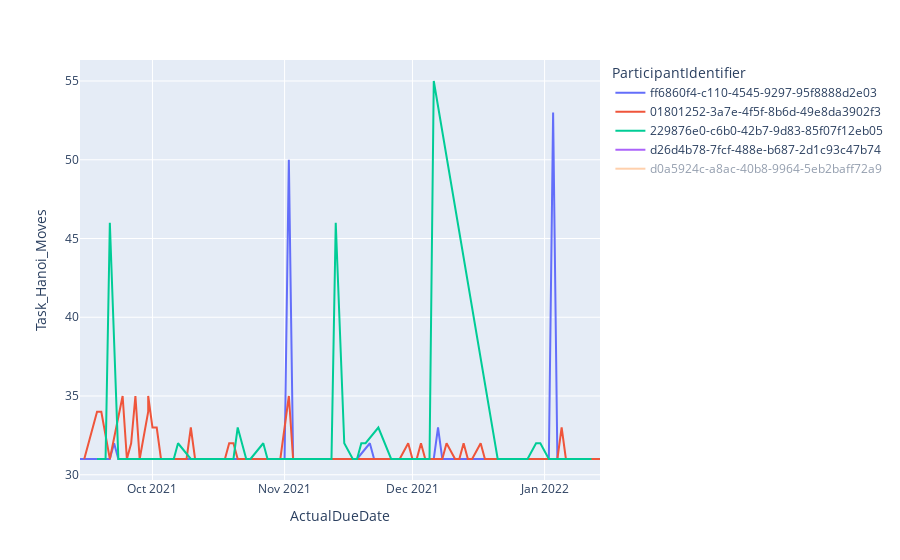

Here is the notebook cell this chart was saved with:
### Code cell
fig = px.line(df, x="ActualDueDate", y="Task_Hanoi_Moves", color='ParticipantIdentifier')
fig.show()

### Figure 1 — Plotly figure (JSON) as saved in the notebook; plotly's stock layout.template omitted (floating-point values rounded to 4 significant figures)
{"data": [{"hovertemplate": "ParticipantIdentifier=ff6860f4-c110-4545-9297-95f8888d2e03<br>ActualDueDate=%{x}<br>Task_Hanoi_Moves=%{y}<extra></extra>", "legendgroup": "ff6860f4-c110-4545-9297-95f8888d2e03", "line": {"color": "#636efa", "dash": "solid"}, "mode": "lines", "name": "ff6860f4-c110-4545-9297-95f8888d2e03", "orientation": "v", "showlegend": true, "type": "scatter", "x": ["2021-09-14", "2021-09-15", "2021-09-16", "2021-09-17", "2021-09-19", "2021-09-21", "2021-09-22", "2021-09-23", "2021-09-24", "2021-09-25", "2021-09-26", "2021-09-27", "2021-09-28", "2021-09-29", "2021-09-30", "2021-10-01", "2021-10-02", "2021-10-03", "2021-10-05", "2021-10-06", "2021-10-07", "2021-10-09", "2021-10-10", "2021-10-11", "2021-10-12", "2021-10-13", "2021-10-14", "2021-10-16", "2021-10-17", "2021-10-18", "2021-10-19", "2021-10-20", "2021-10-21", "2021-10-22", "2021-10-23", "2021-10-24", "2021-10-25", "2021-10-27", "2021-10-28", "2021-10-31", "2021-11-01", "2021-11-02", "2021-11-03", "2021-11-04", "2021-11-05", "2021-11-06", "2021-11-07", "2021-11-08", "2021-11-09", "2021-11-10", "2021-11-11", "2021-11-12", "2021-11-13", "2021-11-14", "2021-11-15", "2021-11-16", "2021-11-17", "2021-11-18", "2021-11-21", "2021-11-22", "2021-11-23", "2021-11-24", "2021-11-25", "2021-11-26", "2021-11-27", "2021-11-28", "2021-11-29", "2021-12-02", "2021-12-03", "2021-12-04", "2021-12-05", "2021-12-06", "2021-12-07", "2021-12-08", "2021-12-27", "2021-12-28", "2021-12-30", "2022-01-02", "2022-01-03", "2022-01-04", "2022-01-05", "2022-01-06", "2022-01-07", "2022-01-08", "2022-01-09", "2022-01-10", "2022-01-11", "2022-01-12", "2022-01-13"], "xaxis": "x", "y": [31, 31, 31, 31, 31, 31, 32, 31, 31, 31, 31, 31, 31, 31, 31, 31, 31, 31, 31, 31, 31, 31, 31, 31, 31, 31, 31, 31, 31, 31, 31, 31, 31, 31, 31, 31, 31, 31, 31, 31, 31, 50, 31, 31, 31, 31, 31, 31, 31, 31, 31, 31, 31, 31, 31, 31, 31, 31, 32, 31, 31, 31, 31, 31, 31, 31, 31, 31, 31, 31, 31, 31, 33, 31, 31, 31, 31, 31, 53, 31, 31, 31, 31, 31, 31, 31, 31, 31, 31], "yaxis": "y"}, {"hovertemplate": "ParticipantIdentifier=01801252-3a7e-4f5f-8b6d-49e8da3902f3<br>ActualDueDate=%{x}<br>Task_Hanoi_Moves=%{y}<extra></extra>", "legendgroup": "01801252-3a7e-4f5f-8b6d-49e8da3902f3", "line": {"color": "#EF553B", "dash": "solid"}, "mode": "lines", "name": "01801252-3a7e-4f5f-8b6d-49e8da3902f3", "orientation": "v", "showlegend": true, "type": "scatter", "x": ["2021-09-15", "2021-09-18", "2021-09-19", "2021-09-21", "2021-09-24", "2021-09-25", "2021-09-26", "2021-09-27", "2021-09-28", "2021-09-30", "2021-09-30", "2021-10-01", "2021-10-02", "2021-10-03", "2021-10-04", "2021-10-06", "2021-10-06", "2021-10-08", "2021-10-09", "2021-10-10", "2021-10-11", "2021-10-13", "2021-10-13", "2021-10-15", "2021-10-15", "2021-10-17", "2021-10-18", "2021-10-19", "2021-10-20", "2021-10-21", "2021-10-22", "2021-10-23", "2021-10-24", "2021-10-27", "2021-10-28", "2021-10-30", "2021-10-31", "2021-11-02", "2021-11-03", "2021-11-03", "2021-11-04", "2021-11-05", "2021-11-06", "2021-11-07", "2021-11-08", "2021-11-09", "2021-11-10", "2021-11-12", "2021-11-14", "2021-11-15", "2021-11-16", "2021-11-18", "2021-11-18", "2021-11-19", "2021-11-20", "2021-11-22", "2021-11-23", "2021-11-23", "2021-11-24", "2021-11-25", "2021-11-26", "2021-11-28", "2021-11-30", "2021-12-01", "2021-12-01", "2021-12-02", "2021-12-03", "2021-12-04", "2021-12-06", "2021-12-08", "2021-12-08", "2021-12-09", "2021-12-11", "2021-12-12", "2021-12-13", "2021-12-14", "2021-12-15", "2021-12-17", "2021-12-18", "2021-12-20", "2022-01-01", "2022-01-02", "2022-01-03", "2022-01-04", "2022-01-05", "2022-01-06", "2022-01-07", "2022-01-09", "2022-01-09", "2022-01-10", "2022-01-12", "2022-01-12", "2022-01-14"], "xaxis": "x", "y": [31, 34, 34, 31, 35, 31, 32, 35, 31, 34, 35, 33, 33, 31, 31, 31, 31, 31, 31, 33, 31, 31, 31, 31, 31, 31, 31, 32, 32, 31, 31, 31, 31, 31, 31, 31, 31, 35, 31, 31, 31, 31, 31, 31, 31, 31, 31, 31, 31, 31, 31, 31, 31, 31, 31, 31, 31, 31, 31, 31, 31, 31, 32, 31, 31, 31, 32, 31, 31, 31, 31, 32, 31, 31, 32, 31, 31, 32, 31, 31, 31, 31, 31, 31, 33, 31, 31, 31, 31, 31, 31, 31, 31], "yaxis": "y"}, {"hovertemplate": "ParticipantIdentifier=229876e0-c6b0-42b7-9d83-85f07f12eb05<br>ActualDueDate=%{x}<br>Task_Hanoi_Moves=%{y}<extra></extra>", "legendgroup": "229876e0-c6b0-42b7-9d83-85f07f12eb05", "line": {"color": "#00cc96", "dash": "solid"}, "mode": "lines", "name": "229876e0-c6b0-42b7-9d83-85f07f12eb05", "orientation": "v", "showlegend": true, "type": "scatter", "x": ["2021-09-18", "2021-09-19", "2021-09-20", "2021-09-21", "2021-09-23", "2021-09-24", "2021-09-25", "2021-09-28", "2021-09-29", "2021-10-01", "2021-10-02", "2021-10-03", "2021-10-04", "2021-10-06", "2021-10-07", "2021-10-10", "2021-10-11", "2021-10-13", "2021-10-15", "2021-10-16", "2021-10-17", "2021-10-18", "2021-10-19", "2021-10-20", "2021-10-21", "2021-10-23", "2021-10-24", "2021-10-27", "2021-10-28", "2021-10-30", "2021-10-31", "2021-11-01", "2021-11-02", "2021-11-03", "2021-11-07", "2021-11-08", "2021-11-10", "2021-11-12", "2021-11-13", "2021-11-15", "2021-11-17", "2021-11-18", "2021-11-19", "2021-11-20", "2021-11-23", "2021-11-26", "2021-11-27", "2021-11-30", "2021-12-01", "2021-12-03", "2021-12-05", "2021-12-06", "2021-12-21", "2021-12-28", "2021-12-30", "2021-12-31", "2022-01-02", "2022-01-03", "2022-01-04", "2022-01-05", "2022-01-12"], "xaxis": "x", "y": [31, 31, 31, 46, 31, 31, 31, 31, 31, 31, 31, 31, 31, 31, 32, 31, 31, 31, 31, 31, 31, 31, 31, 31, 33, 31, 31, 32, 31, 31, 31, 31, 31, 31, 31, 31, 31, 31, 46, 32, 31, 31, 32, 32, 33, 31, 31, 31, 31, 31, 31, 55, 31, 31, 32, 32, 31, 31, 31, 31, 31], "yaxis": "y"}, {"hovertemplate": "ParticipantIdentifier=d26d4b78-7fcf-488e-b687-2d1c93c47b74<br>ActualDueDate=%{x}<br>Task_Hanoi_Moves=%{y}<extra></extra>", "legendgroup": "d26d4b78-7fcf-488e-b687-2d1c93c47b74", "line": {"color": "#ab63fa", "dash": "solid"}, "mode": "lines", "name": "d26d4b78-7fcf-488e-b687-2d1c93c47b74", "orientation": "v", "showlegend": true, "type": "scatter", "x": ["2021-09-23"], "xaxis": "x", "y": [34], "yaxis": "y"}, {"hovertemplate": "ParticipantIdentifier=d0a5924c-a8ac-40b8-9964-5eb2baff72a9<br>ActualDueDate=%{x}<br>Task_Hanoi_Moves=%{y}<extra></extra>", "legendgroup": "d0a5924c-a8ac-40b8-9964-5eb2baff72a9", "line": {"color": "#FFA15A", "dash": "solid"}, "mode": "lines", "name": "d0a5924c-a8ac-40b8-9964-5eb2baff72a9", "orientation": "v", "showlegend": true, "type": "scatter", "visible": "legendonly", "x": ["2021-11-04", "2021-11-05", "2021-12-01", "2021-12-02", "2021-12-05"], "xaxis": "x", "y": [6, 114, 58, 95, 80], "yaxis": "y"}], "layout": {"autosize": true, "legend": {"title": {"text": "ParticipantIdentifier"}, "tracegroupgap": 0}, "margin": {"t": 60}, "xaxis": {"anchor": "y", "autorange": true, "domain": [0, 1], "range": ["2021-09-14", "2022-01-14"], "title": {"text": "ActualDueDate"}, "type": "date"}, "yaxis": {"anchor": "x", "autorange": true, "domain": [0, 1], "range": [29.67, 56.33], "title": {"text": "Task_Hanoi_Moves"}, "type": "linear"}}}
